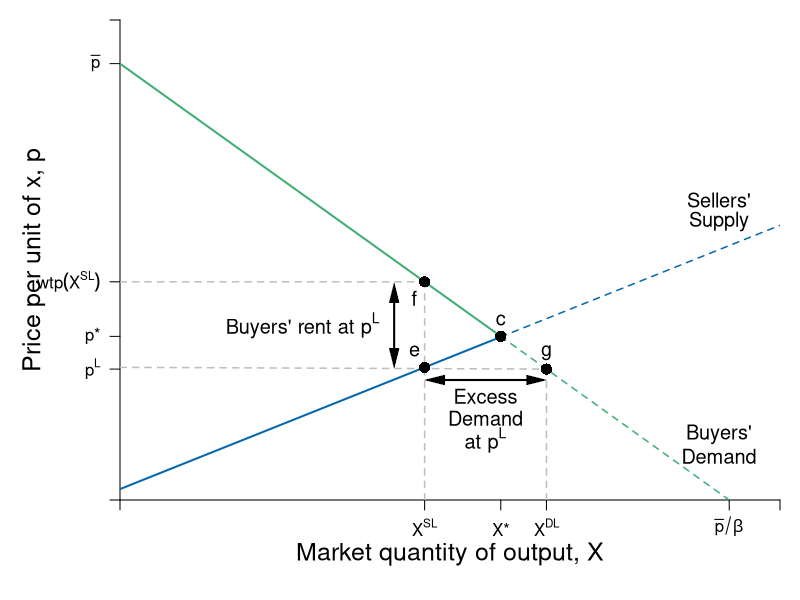

Reproduce this figure in R.
require(shape)
pdf(file = "competitionmarkets/demand_supply_excess_D.pdf", width = 9, height = 7)

#Set parameters for graphics
axislabelsize <- 1.5
labelsize <- 1.2
graphlinewidth <- 2
segmentlinewidth <- 1.5

COL <- c("#7fc97f", "#beaed4", "#fdc086", "#ffff99", "#386cb0", "#f0027f", "#bf5b17", "#666666")
COLA <- c("#e0f3db", "#99d8c9","#66c2a4","#41ae76", "#238b45", "#005824")
COLB <- c("#c6dbef", "#4eb3d3", "#2b8cbe", "#0868ac","#084081")
COLC <- c("#fcfbfd", "#efedf5", "#dadaeb", "#bcbddc", "#9e9ac8", "#807dba", "#6a51a3", "#54278f", "#3f007d")

par(mar =  c(5, 6, 1, 1))

Demand <- function(x, rmax = 20, xmax = 12, n = 10) {
  rmax - (rmax/(n*xmax))*x
}

mrsA <- function(x, rmax = 20, xmax = 10) {
  rmax - (rmax/xmax)*x
}

uA <- function(x, y, rmax = 20, xmax = 10) {
  y + rmax*x - (1/2)(rmax/xmax)*x^2
}


#Supply <- function(x, c1 = 0, c2 = 0.05){
#  c1 + 2*c2*x
#}

# New Supply
Supply <- function(x, c1 = 0.5, c2 = 0.0465){
  c1 + 2*c2*x
}

xlims <- c(0, 130)
ylims <- c(0, 22)

npts <- 501 
x <- seq(xlims[1], xlims[2], length.out = npts)
y <- seq(ylims[1], ylims[2], length.out = npts) 
a <- c(46.08, 55, 64)
b <- c(46.08, 55, 64)

plot(0, 0, xlim = xlims, ylim = ylims, type = "n",
     xlab = expression(paste("")),
     ylab = expression(paste("")), 
     xaxt = "n", 
     yaxt = "n", 
     cex.lab = axislabelsize, 
     bty = "n",
     xaxs="i", 
     yaxs="i")

# ticksy <- seq(from = 0, to = ylims[2], by = 2)
# ylabels <- seq(from = 0, to = ylims[2], by = 2)
# ticksx <- seq(from = 0, to = xlims[2], by = 2)
# xlabels <- seq(from = 0, to = xlims[2], by = 2)
ticksy <- c(0, 6, 7.5, Demand(x = 60), 20, ylims[2])
ylabels <- c(NA, expression(paste(p^L)), expression(paste(p,"*")), expression(paste(wtp(X^{SL}))), expression(paste(bar(p))), NA)
ticksx <- c(0,  60, 75, 84, 120, xlims[2])
xlabels <- c(NA, expression(paste(X^{SL})), expression(paste(X,"*")), expression(paste(X^{DL})), expression(paste(bar(p)/beta)), NA)

axis(1, at = ticksx, pos = 0, labels = xlabels)
axis(2, at = ticksy, pos = 0, labels = ylabels, las = 1)

npts <- 500 
xx1 <- seq(xlims[1], 75, length.out = npts)
xx2 <- seq(75, xlims[2], length.out = npts)

#Lines for mrs graph
lines(xx1, Demand(xx1), col = COLA[4], lwd = graphlinewidth)
lines(xx2, Demand(xx2), col = COLA[4], lty = 2, lwd = segmentlinewidth)
lines(xx1, Supply(xx1), col = COLB[4], lwd = graphlinewidth)
lines(xx2, Supply(xx2), col = COLB[4], lty = 2, lwd = segmentlinewidth)

#Label axes
#mtext(expression(paste("Market quantity of output, ", X)), side=1, line = 2.5, cex = axislabelsize)
text(0.5*xlims[2], -2.5, expression(paste("Market quantity of output, ", X)), xpd = TRUE, cex = axislabelsize) 
text(-17, 0.5*ylims[2], expression(paste("Price per unit of x, ", p)), xpd = TRUE, cex = axislabelsize, srt = 90) 


# segments(0, 7.5, 75, 7.5, lty = 2, "gray" , lwd = segmentlinewidth)
# segments(75, 0, 75, 7.5, lty = 2, col = "gray" , lwd = segmentlinewidth)
points(75, 7.5, pch = 16, col = "black", cex = 1.5)
text(75, 8.25, expression(c), cex = labelsize)

segments(0, Supply(x = 60), 84, Demand(x = 84), lty = 2, "gray" , lwd = segmentlinewidth)
segments(60, 0, 60, Demand(x = 60), lty = 2, col = "gray" , lwd = segmentlinewidth)
segments(0, Demand(x = 60), 60, Demand(x = 60), lty = 2, col = "gray" , lwd = segmentlinewidth)
segments(84, 0, 84, Demand(x = 84), lty = 2, col = "gray" , lwd = segmentlinewidth)
points(60, Supply(x = 60), pch = 16, col = "black", cex = 1.5)
points(84, Demand(x = 84), pch = 16, col = "black", cex = 1.5)
points(60, Demand(x = 60), pch = 16, col = "black", cex = 1.5)
text(84, Demand(x = 84) + 0.75, expression(g), cex = labelsize)
text(60 - 2, Supply(x = 60) + 0.75, expression(e), cex = labelsize)
text(60 - 2, Demand(x = 60) - 0.75, expression(f), cex = labelsize)

Arrows(54, 6.5, 54, 9.5, col = "black", lty = 1, code = 3, lwd = 2, arr.type = "triangle", arr.lwd = 0.5)
text(36, 8, expression(paste("Buyers' rent at ", p^L)), cex = labelsize)


# 
# points(50, 10, pch = 16, col = "black", cex = 1.5)
# text(52, 10.5, expression(M))

#segments(4.11765, 6.17647, 5.88, 8.88, lty = 1, col = COL[2] , lwd = graphlinewidth)
text(118, 13.75, expression("Sellers'"), cex = labelsize)
text(118, 12.75, expression("Supply"), cex = labelsize)
#text(7.3, 2.5, expression("Curve"))

# Arrows(56, 11.5, 108, 11.5, col = "black", lty = 1, code = 3, lwd = 2, arr.type = "triangle", arr.lwd = 0.5)
# text(80, 12.5, expression(paste("Excess Supply at ", p^H)), cex = labelsize)

Arrows(62, 5.5, 82, 5.5, col = "black", lty = 1, code = 3, lwd = 2, arr.type = "triangle", arr.lwd = 0.5)
text(72, 4.75, expression(paste("Excess")), cex = labelsize)
text(72, 3.75, expression(paste("Demand")), cex = labelsize)
text(72, 2.75, expression(paste("at ", p^L)), cex = labelsize)


#Label Demand
text(118, 3, expression(paste("Buyers'")), cex = labelsize)
text(118, 2, expression(paste("Demand")), cex = labelsize)

#doesn't seem to be giving me a new pdf 
dev.off()
